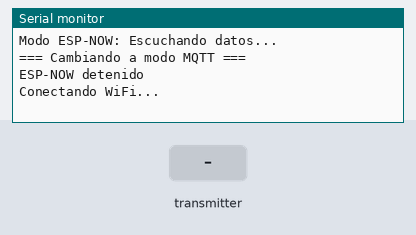
The sketch below on a simulated ESP32. Parts: the last lines printed to the serial monitor. Inputs (shaded band) come from the test bench. WiFi joins after 1.5 s; servers stay silent unless stated; no MQTT or app messages arrive unless stated.

Above: at 1.3 s.
1.4 s: the transmitter starts sending node_id = 1
At 1.77 s:
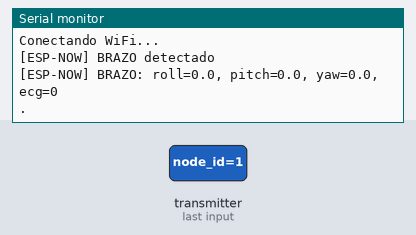
2.9 s: the transmitter starts sending roll_a = 25
At 3.24 s:
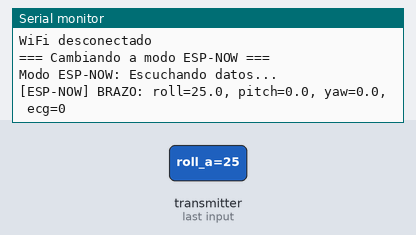
4.4 s: the transmitter starts sending pitch_a = 25
At 5.78 s:
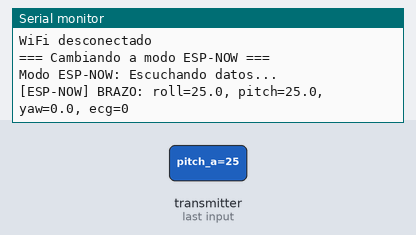
7.4 s: the transmitter starts sending ecg = 1024
At 8.27 s:
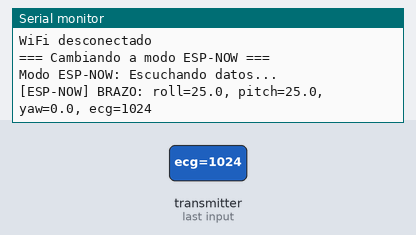
8.9 s: the transmitter starts sending roll_a = 0
At 10.75 s:
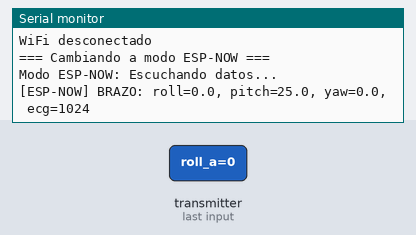
Timing chart, 0 to 11.4 s (numbered marks = the images above; inputs shaded):
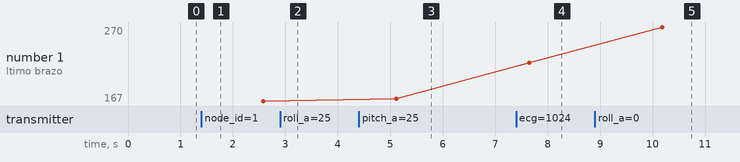

Measured:
- after the input at 1.4 s, the serial monitor: prints a new line at once (image 1)
- after the input at 2.9 s, the serial monitor: prints a new line at once (image 2)
- after the input at 4.4 s, the serial monitor: prints a new line at once (image 3)
- after the input at 7.4 s, the serial monitor: prints a new line at once (image 4)
- after the input at 8.9 s, the serial monitor: prints a new line at once (image 5)
- plotted number 1: 170 → 220 after the input at 7.4 s, 220 → 270 after the input at 8.9 s

The sketch:

master_node_direct_mqtt.ino
```cpp
#include <WiFi.h>
#include <esp_now.h>
#include <PubSubClient.h>
#include <WiFiClientSecure.h>

// ==========================================
// CONFIGURACIÓN WIFI
// ==========================================
const char* ssid = "AsusE";
const char* wifi_password = "23011edpi";

// ==========================================
// CONFIGURACIÓN MQTT CON TLS/SSL
// ==========================================
const char* broker = "oc051111.ala.us-east-1.emqxsl.com";
const char* topicPublish = "test01";
const int port = 8883;
const char* mqtt_user = "edpi";
const char* mqtt_password = "edpi";

// CERTIFICADO CA
const char* ca_cert = \
"-----BEGIN CERTIFICATE-----\n" \
"MIIDjjCCAnagAwIBAgIQAzrx5qcRqaC7KGSxHQn65TANBgkqhkiG9w0BAQsFADBh\n" \
"MQswCQYDVQQGEwJVUzEVMBMGA1UEChMMRGlnaUNlcnQgSW5jMRkwFwYDVQQLExB3\n" \
"d3cuZGlnaWNlcnQuY29tMSAwHgYDVQQDExdEaWdpQ2VydCBHbG9iYWwgUm9vdCBH\n" \
"MjAeFw0xMzA4MDExMjAwMDBaFw0zODAxMTUxMjAwMDBaMGExCzAJBgNVBAYTAlVT\n" \
"MRUwEwYDVQQKEwxEaWdpQ2VydCBJbmMxGTAXBgNVBAsTEHd3dy5kaWdpY2VydC5j\n" \
"b20xIDAeBgNVBAMTF0RpZ2lDZXJ0IEdsb2JhbCBSb290IEcyMIIBIjANBgkqhkiG\n" \
"9w0BAQEFAAOCAQ8AMIIBCgKCAQEAuzfNNNx7a8myaJCtSnX/RrohCgiN9RlUyfuI\n" \
"2/Ou8jqJkTx65qsGGmvPrC3oXgkkRLpimn7Wo6h+4FR1IAWsULecYxpsMNzaHxmx\n" \
"1x7e/dfgy5SDN67sH0NO3Xss0r0upS/kqbitOtSZpLYl6ZtrAGCSYP9PIUkY92eQ\n" \
"q2EGnI/yuum06ZIya7XzV+hdG82MHauVBJVJ8zUtluNJbd134/tJS7SsVQepj5Wz\n" \
"tCO7TG1F8PapspUwtP1MVYwnSlcUfIKdzXOS0xZKBgyMUNGPHgm+F6HmIcr9g+UQ\n" \
"vIOlCsRnKPZzFBQ9RnbDhxSJITRNrw9FDKZJobq7nMWxM4MphQIDAQABo0IwQDAP\n" \
"BgNVHRMBAf8EBTADAQH/MA4GA1UdDwEB/wQEAwIBhjAdBgNVHQ4EFgQUTiJUIBiV\n" \
"5uNu5g/6+rkS7QYXjzkwDQYJKoZIhvcNAQELBQADggEBAGBnKJRvDkhj6zHd6mcY\n" \
"1Yl9PMWLSn/pvtsrF9+wX3N3KjITOYFnQoQj8kVnNeyIv/iPsGEMNKSuIEyExtv4\n" \
"NeF22d+mQrvHRAiGfzZ0JFrabA0UWTW98kndth/Jsw1HKj2ZL7tcu7XUIOGZX1NG\n" \
"Fdtom/DzMNU+MeKNhJ7jitralj41E6Vf8PlwUHBHQRFXGU7Aj64GxJUTFy8bJZ91\n" \
"8rGOmaFvE7FBcf6IKshPECBV1/MUReXgRPTqh5Uykw7+U0b6LJ3/iyK5S9kJRaTe\n" \
"pLiaWN0bfVKfjllDiIGknibVb63dDcY3fe0Dkhvld1927jyNxF1WW6LZZm6zNTfl\n" \
"MrY=\n" \
"-----END CERTIFICATE-----\n";

// ==========================================
// ESTRUCTURAS PARA CADA NODO
// ==========================================
typedef struct struct_message_arm {
    float roll_a;
    float pitch_a;
    float yaw_a;
    int ecg;
    int node_id;
} struct_message_arm;

typedef struct struct_message_forearm {
    float roll_f;
    float pitch_f;
    float yaw_f;
    int node_id;
} struct_message_forearm;

// Buffer para almacenar datos temporalmente
struct_message_arm ultimosDatosBrazo;
struct_message_forearm ultimosDatosAntebrazo;

bool brazoInicializado = false;
bool antebrazoInicializado = false;
bool datosPendientes = false;  // Flag para indicar que hay datos nuevos para enviar

unsigned long tiempoUltimoBrazo = 0;
unsigned long tiempoUltimoAntebrazo = 0;
const unsigned long TIMEOUT_MS = 5000;  // Aumentado a 5 segundos

// ==========================================
// VARIABLES MQTT
// ==========================================
WiFiClientSecure espClient;
PubSubClient client(espClient);
unsigned long lastMQTTSendTime = 0;
const long mqttInterval = 2000;

// ==========================================
// VARIABLES PARA ALTERNAR MODOS
// ==========================================
enum SystemMode {
    MODE_ESPNOW_RECEIVE,  // Modo recepción ESP-NOW
    MODE_WIFI_SEND        // Modo envío MQTT
};

SystemMode currentMode = MODE_ESPNOW_RECEIVE;
unsigned long modeStartTime = 0;
const unsigned long ESPNOW_RECEIVE_DURATION = 1000;  // 3 segundos escuchando ESP-NOW
const unsigned long WIFI_SEND_DURATION = 1000;       // 3 segundos para WiFi/MQTT

// ==========================================
// FUNCIONES WIFI Y MQTT
// ==========================================
void conectarWiFi() {
    Serial.print("Conectando WiFi...");
    WiFi.mode(WIFI_STA);
    WiFi.begin(ssid, wifi_password);

    int attempts = 0;
    while (WiFi.status() != WL_CONNECTED && attempts < 30) {
        delay(500);
        Serial.print(".");
        attempts++;
    }

    if (WiFi.status() == WL_CONNECTED) {
        Serial.println("\nWiFi conectado");
        Serial.print("IP: ");
        Serial.println(WiFi.localIP());
        Serial.print("Canal: ");
        Serial.println(WiFi.channel());
    } else {
        Serial.println("\nError conectando WiFi");
    }
}

void conectarMQTT() {
    espClient.setCACert(ca_cert);
    client.setServer(broker, port);

    int attempts = 0;
    while (!client.connected() && attempts < 5) {
        Serial.print("Conectando MQTT...");
        if (client.connect("ESP32_Master_Node", mqtt_user, mqtt_password)) {
            Serial.println("Conectado");
        } else {
            Serial.print("Error, rc=");
            Serial.print(client.state());
            Serial.println(" Reintentando...");
            delay(2000);
            attempts++;
        }
    }
}

void desconectarWiFi() {
    WiFi.disconnect(true);
    WiFi.mode(WIFI_OFF);
    Serial.println("WiFi desconectado");
}

void iniciarModoESPNOW() {
    // Apagar WiFi para liberar el módulo
    WiFi.mode(WIFI_OFF);
    delay(100);

    // Inicializar ESP-NOW
    WiFi.mode(WIFI_STA);
    if (esp_now_init() != ESP_OK) {
        Serial.println("Error inicializando ESP-NOW");
        return;
    }
    esp_now_register_recv_cb(OnDataRecv);

    Serial.println("Modo ESP-NOW: Escuchando datos...");
}

void detenerModoESPNOW() {
    esp_now_deinit();
    Serial.println("ESP-NOW detenido");
}

// ==========================================
// CALLBACK ESP-NOW
// ==========================================
void OnDataRecv(const esp_now_recv_info_t *recv_info, const uint8_t *incomingDataBytes, int len) {

    if (len == sizeof(struct_message_arm)) {
        struct_message_arm datosBrazo;
        memcpy(&datosBrazo, incomingDataBytes, sizeof(datosBrazo));

        if (datosBrazo.node_id == 1) {
            ultimosDatosBrazo = datosBrazo;
            tiempoUltimoBrazo = millis();
            datosPendientes = true;

            if (!brazoInicializado) {
                brazoInicializado = true;
                Serial.println("\n[ESP-NOW] BRAZO detectado");
            }

            Serial.print("\n[ESP-NOW] BRAZO: ");
            Serial.print("roll="); Serial.print(datosBrazo.roll_a, 1);
            Serial.print(", pitch="); Serial.print(datosBrazo.pitch_a, 1);
            Serial.print(", yaw="); Serial.print(datosBrazo.yaw_a, 1);
            Serial.print(", ecg="); Serial.println(datosBrazo.ecg);
        }
    }
    else if (len == sizeof(struct_message_forearm)) {
        struct_message_forearm datosAntebrazo;
        memcpy(&datosAntebrazo, incomingDataBytes, sizeof(datosAntebrazo));

        if (datosAntebrazo.node_id == 2) {
            ultimosDatosAntebrazo = datosAntebrazo;
            tiempoUltimoAntebrazo = millis();
            datosPendientes = true;

            if (!antebrazoInicializado) {
                antebrazoInicializado = true;
                Serial.println("\n[ESP-NOW] ANTEBRAZO detectado");
            }

            Serial.print("\n[ESP-NOW] ANTEBRAZO: ");
            Serial.print("roll="); Serial.print(datosAntebrazo.roll_f, 1);
            Serial.print(", pitch="); Serial.print(datosAntebrazo.pitch_f, 1);
            Serial.print(", yaw="); Serial.println(datosAntebrazo.yaw_f, 1);
        }
    }
}

// ==========================================
// FUNCIÓN PARA ENVIAR DATOS POR MQTT
// ==========================================
void enviarDatosMQTT() {
    // Siempre enviar los últimos datos recibidos, aunque estén viejos
    if (!brazoInicializado && !antebrazoInicializado) {
        Serial.println("[MQTT] No hay datos para enviar (ningún nodo inicializado)");
        return;
    }

    char msg[256];

    // Enviar datos del brazo si está inicializado, con sus valores (incluso si están viejos)
    if (brazoInicializado && antebrazoInicializado) {
        // Ambos nodos tienen datos
        snprintf(msg, sizeof(msg),
            "{\"roll_a\":%.2f,\"pitch_a\":%.2f,\"yaw_a\":%.2f,\"ecg\":%d,\"roll_f\":%.2f,\"pitch_f\":%.2f,\"yaw_f\":%.2f}",
            ultimosDatosBrazo.roll_a, ultimosDatosBrazo.pitch_a, ultimosDatosBrazo.yaw_a, ultimosDatosBrazo.ecg,
            ultimosDatosAntebrazo.roll_f, ultimosDatosAntebrazo.pitch_f, ultimosDatosAntebrazo.yaw_f);
    }
    else if (brazoInicializado) {
        // Solo brazo
        snprintf(msg, sizeof(msg),
            "{\"roll_a\":%.2f,\"pitch_a\":%.2f,\"yaw_a\":%.2f,\"ecg\":%d,\"roll_f\":0,\"pitch_f\":0,\"yaw_f\":0}",
            ultimosDatosBrazo.roll_a, ultimosDatosBrazo.pitch_a, ultimosDatosBrazo.yaw_a, ultimosDatosBrazo.ecg);
    }
    else if (antebrazoInicializado) {
        // Solo antebrazo
        snprintf(msg, sizeof(msg),
            "{\"roll_a\":0,\"pitch_a\":0,\"yaw_a\":0,\"ecg\":0,\"roll_f\":%.2f,\"pitch_f\":%.2f,\"yaw_f\":%.2f}",
            ultimosDatosAntebrazo.roll_f, ultimosDatosAntebrazo.pitch_f, ultimosDatosAntebrazo.yaw_f);
    }

    // Verificar conexión MQTT
    if (!client.connected()) {
        conectarMQTT();
    }

    if (client.connected() && client.publish(topicPublish, msg)) {
        Serial.print("[MQTT] Enviado: ");
        Serial.println(msg);

        // Mostrar tiempo desde última recepción
        unsigned long ahora = millis();
        if (brazoInicializado) {
            Serial.print("  Último brazo: ");
            Serial.print(ahora - tiempoUltimoBrazo);
            Serial.println(" ms atrás");
        }
        if (antebrazoInicializado) {
            Serial.print("  Último antebrazo: ");
            Serial.print(ahora - tiempoUltimoAntebrazo);
            Serial.println(" ms atrás");
        }

        datosPendientes = false;
    } else {
        Serial.println("[MQTT] Error al publicar - Cliente no conectado o error de publicación");
        if (!client.connected()) {
            Serial.println("  Estado MQTT: Desconectado");
        }
    }
}

// ==========================================
// SETUP
// ==========================================
void setup() {
    Serial.begin(115200);
    while (!Serial);

    Serial.println("\n=== Nodo Puente ESP-NOW <-> MQTT ===");
    Serial.println("Modo: Alternancia entre recepción y envío");
    Serial.println("Enviará los últimos datos recibidos aunque estén viejos");

    // Iniciar en modo ESP-NOW
    currentMode = MODE_ESPNOW_RECEIVE;
    modeStartTime = millis();
    iniciarModoESPNOW();
}

// ==========================================
// LOOP PRINCIPAL - ALTERNANCIA DE MODOS
// ==========================================
void loop() {
    unsigned long ahora = millis();

    switch(currentMode) {
        case MODE_ESPNOW_RECEIVE:
            // Escuchar ESP-NOW durante el tiempo configurado
            if (ahora - modeStartTime >= ESPNOW_RECEIVE_DURATION) {
                // Cambiar a modo WiFi/MQTT para enviar
                Serial.println("\n=== Cambiando a modo MQTT ===");
                detenerModoESPNOW();

                // Conectar WiFi y MQTT
                conectarWiFi();
                conectarMQTT();

                // Enviar datos (siempre, aunque estén viejos)
                Serial.println("\n[INFO] Enviando últimos datos disponibles...");
                enviarDatosMQTT();

                // Desconectar WiFi para liberar recursos
                desconectarWiFi();

                // Cambiar modo
                currentMode = MODE_WIFI_SEND;
                modeStartTime = ahora;
            }
            break;

        case MODE_WIFI_SEND:
            // Esperar un momento antes de volver a ESP-NOW
            if (ahora - modeStartTime >= WIFI_SEND_DURATION) {
                Serial.println("\n=== Cambiando a modo ESP-NOW ===");
                iniciarModoESPNOW();

                currentMode = MODE_ESPNOW_RECEIVE;
                modeStartTime = ahora;
            }
            break;
    }

    // Mantener el loop MQTT si estamos en ese modo
    if (currentMode == MODE_WIFI_SEND && client.connected()) {
        client.loop();
    }

    delay(10);
}
```
